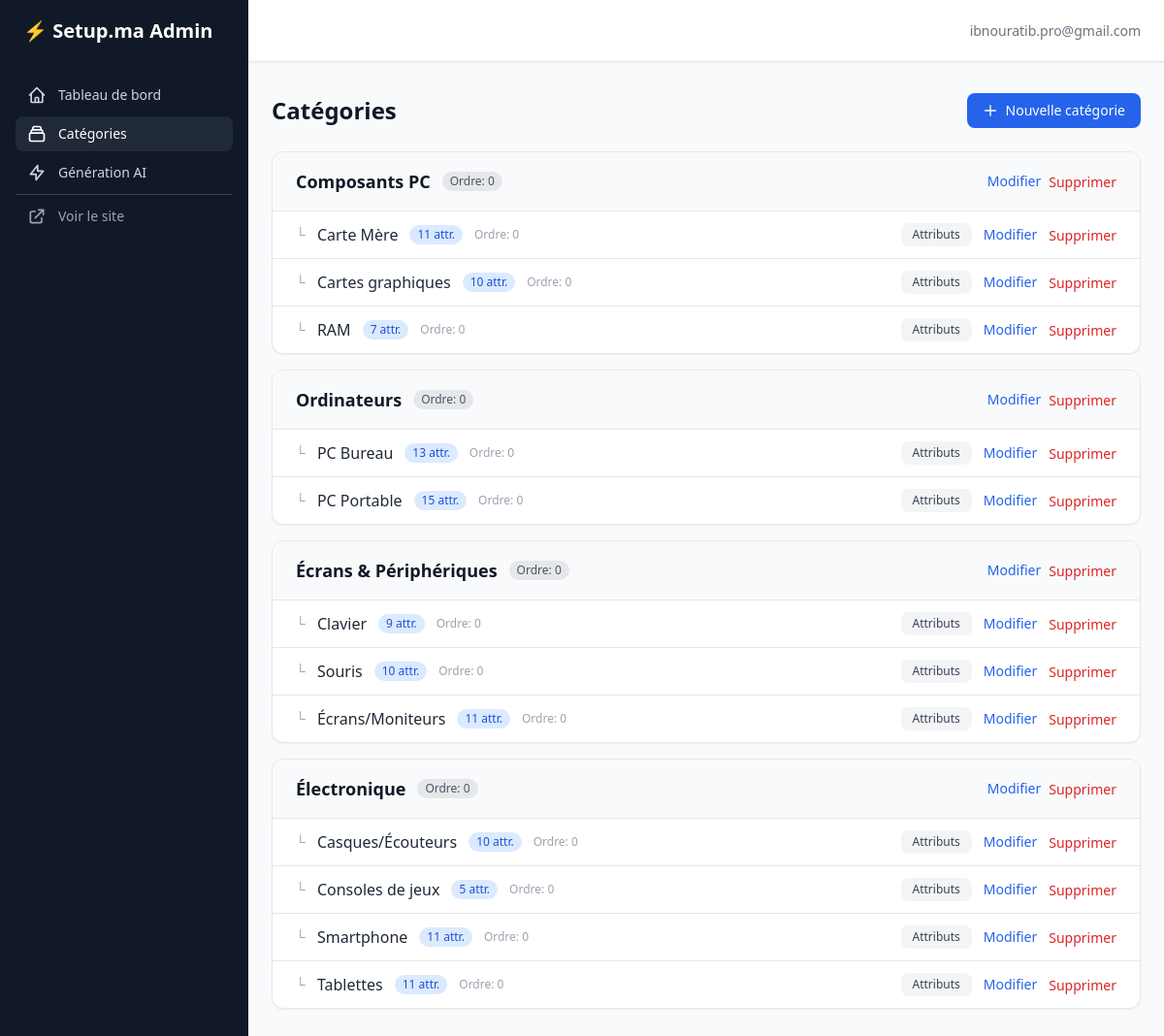
/admin-panel/categories/ (signed in), run on the app's committed database.
### accounts/models.py (models this page shows, shortened)
class User(AbstractBaseUser, PermissionsMixin, TimeStampedModel):
    USER_TYPE_CHOICES = [
        ('particulier', 'Particulier'),
        ('boutique', 'Boutique'),
    ]
    email = models.EmailField(unique=True, verbose_name="Adresse email")
    phone_whatsapp = models.CharField(max_length=20, blank=True, verbose_name="WhatsApp")
    first_name = models.CharField(max_length=150, blank=True, verbose_name="Prénom")
    last_name = models.CharField(max_length=150, blank=True, verbose_name="Nom")
    user_type = models.CharField(max_length=20, choices=USER_TYPE_CHOICES, verbose_name="Type")
    is_active = models.BooleanField(default=True)
    is_staff = models.BooleanField(default=False)
    date_joined = models.DateTimeField(auto_now_add=True)
    objects = CustomUserManager()
    USERNAME_FIELD = 'email'
    REQUIRED_FIELDS = []
    class Meta:
        verbose_name = "Utilisateur"
        verbose_name_plural = "Utilisateurs"

### catalog/models.py (models this page shows, shortened)
class Category(TimeStampedModel):
    name = models.CharField(max_length=255, verbose_name="Nom")
    slug = models.SlugField(unique=True, max_length=255)
    parent = models.ForeignKey(
        'self',
        on_delete=models.CASCADE,
        null=True,
        blank=True,
        related_name='children',
        verbose_name="Catégorie parente",
    )
    icon = models.CharField(max_length=100, blank=True, verbose_name="Icône")
    order = models.PositiveIntegerField(default=0, verbose_name="Ordre")
    class Meta:
        verbose_name = "Catégorie"
        verbose_name_plural = "Catégories"
        ordering = ['order', 'name']

### adminpanel/views.py (the view)
# urls.py: path('categories/', views.CategoryListView.as_view(), name='category-list'),
class CategoryListView(StaffRequiredMixin, View):
    def get(self, request):
        root_categories = Category.objects.filter(
            parent__isnull=True,
        ).prefetch_related('children', 'children__attributes').order_by('order', 'name')
        return render(request, 'adminpanel/categories/list.html', {
            'root_categories': root_categories,
        })

### adminpanel/views.py (called while the page is built)
    def test_func(self):
        return self.request.user.is_authenticated and self.request.user.is_staff

### adminpanel/templates/adminpanel/categories/list.html (shortened to what this page needs)
{% extends "adminpanel/base.html" %}
{% block content %}
<div class="flex items-center justify-between mb-6">
    <h1 class="text-2xl font-bold text-gray-900">Catégories</h1>
    <a href="{% url 'adminpanel:category-create' %}" class="inline-flex items-center px-4 py-2 bg-blue-600 hover:bg-blue-700 text-white text-sm font-medium rounded-lg transition-colors">
        <svg class="w-4 h-4 mr-2" fill="none" stroke="currentColor" viewBox="0 0 24 24"><path stroke-linecap="round" stroke-linejoin="round" stroke-width="2" d="M12 4v16m8-8H4"/></svg>
        Nouvelle catégorie
    </a>
</div>
{% if root_categories %}
<div class="space-y-4" id="categories-container">
    {% for root in root_categories %}
    <div class="bg-white rounded-xl shadow-sm border border-gray-200 overflow-hidden">
        <div class="flex items-center justify-between px-6 py-4 bg-gray-50 border-b">
            <div class="flex items-center gap-3">
                <h2 class="text-lg font-semibold text-gray-900">{{ root.name }}</h2>
                <span class="text-xs bg-gray-200 text-gray-600 px-2 py-0.5 rounded-full">Ordre: {{ root.order }}</span>
            </div>
            <div class="flex items-center gap-2">
                <a href="{% url 'adminpanel:category-edit' pk=root.pk %}" class="text-sm text-blue-600 hover:text-blue-800">Modifier</a>
                <form method="post" action="{% url 'adminpanel:category-delete' pk=root.pk %}" class="inline" onsubmit="return confirm('Supprimer « {{ root.name }} » et toutes ses sous-catégories ?');">
                    <button class="text-sm text-red-600 hover:text-red-800">Supprimer</button>
                </form>
            </div>
        </div>
        <div class="divide-y">
            {% for child in root.children.all %}
            <div class="flex items-center justify-between px-6 py-3 hover:bg-gray-50">
                <div class="flex items-center gap-3">
                    <span class="text-gray-400 text-sm">└</span>
                    <span class="font-medium text-gray-800">{{ child.name }}</span>
                    <span class="text-xs bg-blue-100 text-blue-700 px-2 py-0.5 rounded-full">{{ child.attributes.count }} attr.</span>
                    <span class="text-xs text-gray-400">Ordre: {{ child.order }}</span>
                </div>
                <div class="flex items-center gap-3">
                    <a href="{% url 'adminpanel:attribute-list' cat_pk=child.pk %}" class="text-xs bg-gray-100 hover:bg-gray-200 text-gray-700 px-3 py-1 rounded-lg">Attributs</a>
                    <a href="{% url 'adminpanel:category-edit' pk=child.pk %}" class="text-sm text-blue-600 hover:text-blue-800">Modifier</a>
                    <form method="post" action="{% url 'adminpanel:category-delete' pk=child.pk %}" class="inline" onsubmit="return confirm('Supprimer « {{ child.name }} » ?');">
                        <button class="text-sm text-red-600 hover:text-red-800">Supprimer</button>
                    </form>
                </div>
            </div>
            {% empty %}
            <p class="px-6 py-3 text-sm text-gray-400 italic">Aucune sous-catégorie</p>
            {% endfor %}
        </div>
    </div>
    {% endfor %}
</div>
{% endif %}
{% endblock %}

### adminpanel/templates/adminpanel/base.html (shortened to what this page needs)
<!DOCTYPE html>
<html lang="fr" class="h-full bg-gray-50">
<head>
    <script src="https://cdn.tailwindcss.com"></script>
</head>
<body class="h-full">
    <div class="min-h-full">
        <div class="flex">
            <aside class="hidden lg:flex lg:flex-col lg:w-64 lg:fixed lg:inset-y-0 bg-gray-900">
                <div class="flex items-center h-16 px-6">
                    <a href="{% url 'adminpanel:dashboard' %}" class="text-white text-xl font-bold">
                        ⚡ Setup.ma Admin
                    </a>
                </div>
                <nav class="flex-1 px-4 py-4 space-y-1">
                    <a href="{% url 'adminpanel:dashboard' %}"
                       class="flex items-center px-3 py-2 text-sm font-medium rounded-lg {% if request.resolver_match.url_name == 'dashboard' %}bg-gray-800 text-white{% else %}text-gray-300 hover:bg-gray-800 hover:text-white{% endif %}">
                        <svg class="w-5 h-5 mr-3" fill="none" stroke="currentColor" viewBox="0 0 24 24"><path stroke-linecap="round" stroke-linejoin="round" stroke-width="2" d="M3 12l2-2m0 0l7-7 7 7M5 10v10a1 1 0 001 1h3m10-11l2 2m-2-2v10a1 1 0 01-1 1h-3m-6 0a1 1 0 001-1v-4a1 1 0 011-1h2a1 1 0 011 1v4a1 1 0 001 1m-6 0h6"/></svg>
                        Tableau de bord
                    </a>
                    <a href="{% url 'adminpanel:category-list' %}"
                       class="flex items-center px-3 py-2 text-sm font-medium rounded-lg {% if 'categor' in request.resolver_match.url_name %}bg-gray-800 text-white{% else %}text-gray-300 hover:bg-gray-800 hover:text-white{% endif %}">
                        <svg class="w-5 h-5 mr-3" fill="none" stroke="currentColor" viewBox="0 0 24 24"><path stroke-linecap="round" stroke-linejoin="round" stroke-width="2" d="M19 11H5m14 0a2 2 0 012 2v6a2 2 0 01-2 2H5a2 2 0 01-2-2v-6a2 2 0 012-2m14 0V9a2 2 0 00-2-2M5 11V9a2 2 0 012-2m0 0V5a2 2 0 012-2h6a2 2 0 012 2v2M7 7h10"/></svg>
                        Catégories
                    </a>
                    <a href="{% url 'adminpanel:ai-generate' %}"
                       class="flex items-center px-3 py-2 text-sm font-medium rounded-lg {% if 'ai' in request.resolver_match.url_name %}bg-gray-800 text-white{% else %}text-gray-300 hover:bg-gray-800 hover:text-white{% endif %}">
                        <svg class="w-5 h-5 mr-3" fill="none" stroke="currentColor" viewBox="0 0 24 24"><path stroke-linecap="round" stroke-linejoin="round" stroke-width="2" d="M13 10V3L4 14h7v7l9-11h-7z"/></svg>
                        Génération AI
                    </a>
                    <hr class="my-4 border-gray-700">
                    <a href="{% url 'home' %}" class="flex items-center px-3 py-2 text-sm font-medium text-gray-400 rounded-lg hover:bg-gray-800 hover:text-white">
                        <svg class="w-5 h-5 mr-3" fill="none" stroke="currentColor" viewBox="0 0 24 24"><path stroke-linecap="round" stroke-linejoin="round" stroke-width="2" d="M10 6H6a2 2 0 00-2 2v10a2 2 0 002 2h10a2 2 0 002-2v-4M14 4h6m0 0v6m0-6L10 14"/></svg>
                        Voir le site
                    </a>
                </nav>
            </aside>
            <div class="lg:pl-64 flex flex-col flex-1">
                <header class="sticky top-0 z-10 flex h-16 items-center gap-4 border-b bg-white px-6 shadow-sm">
                    <span class="text-sm text-gray-500">{{ request.user.email }}</span>
                </header>
                <main class="flex-1 px-6 py-8">
                    {% block content %}{% endblock %}
                </main>
            </div>
        </div>
    </div>
</body>
</html>

### data on the page
User: user.email "ibnouratib.pro@gmail.com"
Category: name "Composants PC", order "0"
Category: name "Carte Mère", attributes.count "11", order "0"
Category: name "Cartes graphiques", attributes.count "10", order "0"
Category: name "RAM", attributes.count "7", order "0"
Category: name "Ordinateurs", order "0"
Category: name "PC Bureau", attributes.count "13", order "0"
Category: name "PC Portable", attributes.count "15", order "0"
Category: name "Écrans & Périphériques", order "0"
Category: name "Clavier", attributes.count "9", order "0"
Category: name "Souris", attributes.count "10", order "0"
Category: name "Écrans/Moniteurs", attributes.count "11", order "0"
Category: name "Électronique", order "0"
Category: name "Casques/Écouteurs", attributes.count "10", order "0"
Category: name "Consoles de jeux", attributes.count "5", order "0"
Category: name "Smartphone", attributes.count "11", order "0"
Category: name "Tablettes", attributes.count "11", order "0"
